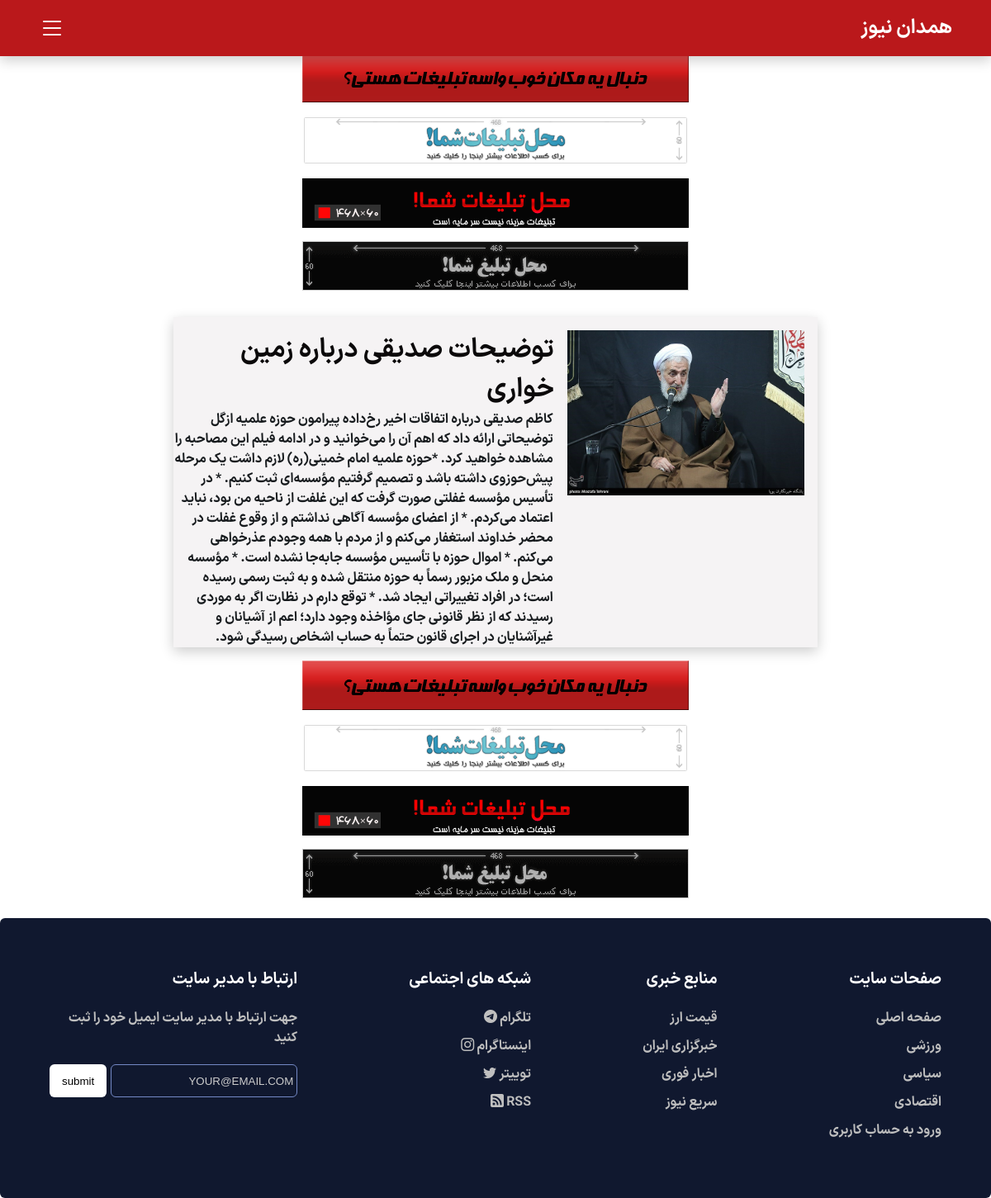
The app's page /news-political.php?postid=1 with its own data.
### tables this page shows
CREATE TABLE `political` (
  `id` int(11) NOT NULL,
  `title` varchar(200) NOT NULL,
  `image` varchar(200) NOT NULL,
  `content` text NOT NULL,
  `Category` varchar(20) NOT NULL
);

### news-political.php (the view, shortened to what this page needs)
<html lang="fa">
<head>
    <link rel="stylesheet" href="Style/Style.css" />
    <link rel="stylesheet" href="style/bootstrap-icons.css" />
</head>
<body>
    <div class="all-screen">
        <nav class="navbar">
            <div class="navbar-center">
                <div class="nav-header">
                    <h3>همدان نیوز</h3>
                    <button type="button" class="nav-toggle" id="nav-toggle">
                        <i class="bi bi-list"></i>
                    </button>
                </div>
            </div>
        </nav>
        <div class="break">&nbsp;</div>
        <div class="break">&nbsp;</div>
        <div class="ads">
            <a href="#"><img src="Photo/tab1.gif" alt="" /></a>
            <a href="#"><img src="Photo/tab2.gif" alt="" /></a>
            <a href="#"><img src="Photo/tab3.gif" alt="" /></a>
            <a href="#"><img src="Photo/tab4.gif" alt="" /></a>
        </div>
        <div class="mid news-mid">
            <div class="news-screen">
                <div class="last news-last">
                    <?php
                    include "panel/config.php";
                    ?>
                    <?php
                    $postid = $_GET['postid'];
                    $query = "SELECT * FROM `political` where `id` =$postid ;";
                    $result = mysqli_query($link, $query);
                    while ($row = mysqli_fetch_array($result)) {
                        ?>
                        <img src="<?php echo $row['image']; ?>" alt="" class="last-photo news-photo" />
                        <div class="l">
                            <h2 class="last-titr news-titr">
                                <?php echo $row['title']; ?>
                            </h2>
                            <p class="last-par news-par">
                                <?php echo $row['content']; ?>
                            </p>
                        </div>
                    </div>
                <?php } ?>
            </div>
            <div class="ads">
                <a href="#"><img src="Photo/tab1.gif" alt="" /></a>
                <a href="#"><img src="Photo/tab2.gif" alt="" /></a>
                <a href="#"><img src="Photo/tab3.gif" alt="" /></a>
                <a href="#"><img src="Photo/tab4.gif" alt="" /></a>
            </div>
        </div>
        <section class="footer">
            <div class="footer-row">
                <div class="footer-col">
                    <h4>صفحات سایت</h4>
                    <ul class="links">
                        <li><a href="index.php"> صفحه اصلی</a></li>
                        <li><a href="sport.php">ورزشی</a></li>
                        <li><a href="political.php">سیاسی</a></li>
                        <li><a href="Economic.php">اقتصادی</a></li>
                        <li><a href="login.php">ورود به حساب کاربری</a></li>
                    </ul>
                </div>
                <div class="footer-col">
                    <h4>منابع خبری</h4>
                    <ul class="links">
                        <li><a href="#">قیمت ارز</a></li>
                        <li><a href="#">خبرگزاری ایران</a></li>
                        <li><a href="#">اخبار فوری</a></li>
                        <li><a href="#">سریع نیوز</a></li>
                    </ul>
                </div>
                <div class="footer-col">
                    <h4>شبکه های اجتماعی</h4>
                    <ul class="links">
                        <li>
                            <a href="#"> تلگرام <i class="bi bi-telegram"></i></a>
                        </li>
                        <li>
                            <a href="#"> اینستاگرام <i class="bi bi-instagram"></i></a>
                        </li>
                        <li>
                            <a href="#">توییتر <i class="bi bi-twitter"></i></a>
                        </li>
                        <li>
                            <a href="#">RSS <i class="bi bi-rss-fill"></i></a>
                        </li>
                    </ul>
                </div>
                <div class="footer-col">
                    <h4>ارتباط با مدیر سایت</h4>
                    <p>جهت ارتباط با مدیر سایت ایمیل خود را ثبت کنید</p>
                    <form action="#">
                        <input type="text" placeholder=" YOUR@EMAIL.COM " required />
                        <button type="submit">submit</button>
                    </form>
                </div>
            </div>
        </section>
    </div>
</body>

### Style/Style.css (style rules this page uses)
:root { --black: #0b090a; --darkgray: #161a1d; --darkred: #660708; --red: #ba181b; --lightred: #a4161a; --lightred2: #e5383b; --silver: #b1a7a6; --lightsilver: #d3d3d3; --darkwhite: #f5f3f4; --withe: #ffffff; --iransans: "iransans"; --iransans-bold: "iransans-bold"; --transition: all 0.3s linear; --light-shadow: 0 5px 15px rgba(0, 0, 0, 0.1); --dark-shadow: 0 5px 15px rgba(0, 0, 0, 0.2); }
* { padding: 0; margin: 0; box-sizing: border-box; }
body { font-family: var(--iransans-bold); direction: rtl; }
ul { list-style: none; }
a { text-decoration: none; }
h2 { font-size: 2rem; color: #0b090a; }
h3 { font-size: 1.25rem; }
h4 { font-size: 0.875rem; }
p { margin-bottom: 1.25rem; }
@media screen and (min-width: 800px) { h2 { font-size: 2rem; } }
@media screen and (min-width: 800px) { tr, th, h3 { font-size: 1.5rem; } }
@media screen and (min-width: 800px) { h4 { font-size: 0.75rem; } }
@media screen and (min-width: 800px) { body { font-size: 1rem; } }
.navbar { position: fixed; top: 0; right: 0; z-index: 2; background: var(--red); width: 100%; box-shadow: var(--dark-shadow); }
.nav-header { display: flex; justify-content: space-between; align-items: center; padding: 1rem 2rem; }
.navbar-center { width: 100%; max-width: 1170px; margin: 0 auto; }
.nav-header { color: var(--withe); font-size: 1.5rem; }
.nav-toggle { font-size: 2rem; background: transparent; border: none; cursor: pointer; color: var(--withe); }
.ads { margin: 0.5rem 15%; display: flex; width: 100wh; flex-wrap: wrap; justify-content: space-evenly; align-items: center; }
.ads img { margin: 0.5rem 0; }
.mid { justify-content: start; align-items: center; margin-top: 1rem; padding: 0.5rem 0; }
.last { display: flex; align-self: center; border: solid 0.1rem var(--silver); }
.last-titr { display: block; margin-top: 1rem; color: #0b090a; }
.last-photo { justify-content: start; display: flex; width: auto; height: 200px; margin: 1rem; }
a { color: #0b090a; }
.last-par { color: var(--darkgray); margin: 0 1px; max-width: 90%; }
.footer { width: 100%; background: #10182f; border-radius: 6px; }
.footer .footer-row { display: flex; flex-wrap: wrap; justify-content: space-between; gap: 3.5rem; padding: 60px; }
.footer-row .footer-col h4 { color: #fff; font-size: 1.2rem; font-weight: 400; }
.footer-col .links { margin-top: 20px; }
.footer-col .links li { list-style: none; margin-bottom: 10px; }
.footer-col .links li a { text-decoration: none; color: #bfbfbf; }
.footer-col p { margin: 20px 0; color: #bfbfbf; max-width: 300px; }
.footer-col form { display: flex; gap: 5px; }
.footer-col input { height: 40px; border-radius: 6px; background: none; width: 100%; outline: none; border: 1px solid #7489c6; caret-color: #fff; color: #fff; padding-left: 10px; }
.footer-col input::placeholder { color: #ccc; }
.footer-col form button { background: #fff; outline: none; border: none; padding: 10px 15px; border-radius: 6px; cursor: pointer; font-weight: 500; transition: 0.2s ease; }
.news-last { border: none; box-shadow: var(--dark-shadow); background: var(--darkwhite); }
.news-par { max-width: 40rem; }
@media screen and (min-width: 749px) { .news-mid { width: 100%; } }
@media screen and (min-width: 749px) { .news-screen { justify-content: center; align-items: center; } }
@media screen and (min-width: 749px) { .news-last { margin: 0 50%; transform: translate(+50%); width: 65%; max-width: 976px; justify-content: center; border: none; box-shadow: var(--dark-shadow); background: var(--darkwhite); } }

### records on screen
political: title "توضیحات صدیقی درباره زمین خواری", content "کاظم صدیقی درباره اتفاقات اخیر رخ‌داده پیرامون حوزه علمیه ازگل توضیحاتی ارائه داد که اهم آن را می‌خوانید و در ادامه فیلم این مصاحبه را مشاهده خواهید کرد. *حوزه علمیه امام خمینی(ره) لازم داشت یک مرحله پیش‌حوزوی داشته باشد و تصمیم گرفتیم مؤسسه‌ای ثبت کنیم. * در تأسیس مؤسسه غفلتی صورت گرفت که این غلفت از ناحیه من بود، نباید اعتماد می‌کردم. * از اعضای مؤسسه آگاهی نداشتم و از وقوع غفلت در محضر خداوند استغفار می‌کنم و از مردم با همه وجودم عذرخواهی می‌کنم. * اموال حوزه با تأسیس مؤسسه جابه‌جا نشده است. * مؤسسه منحل و ملک مزبور رسماً به حوزه منتقل شده و به ثبت رسمی رسیده است؛ در افراد تغییراتی ایجاد شد. * توقع دارم در نظارت اگر به موردی رسیدند که از نظر قانونی جای مؤاخذه وجود دارد؛ اعم از آشیانان و‌…"
